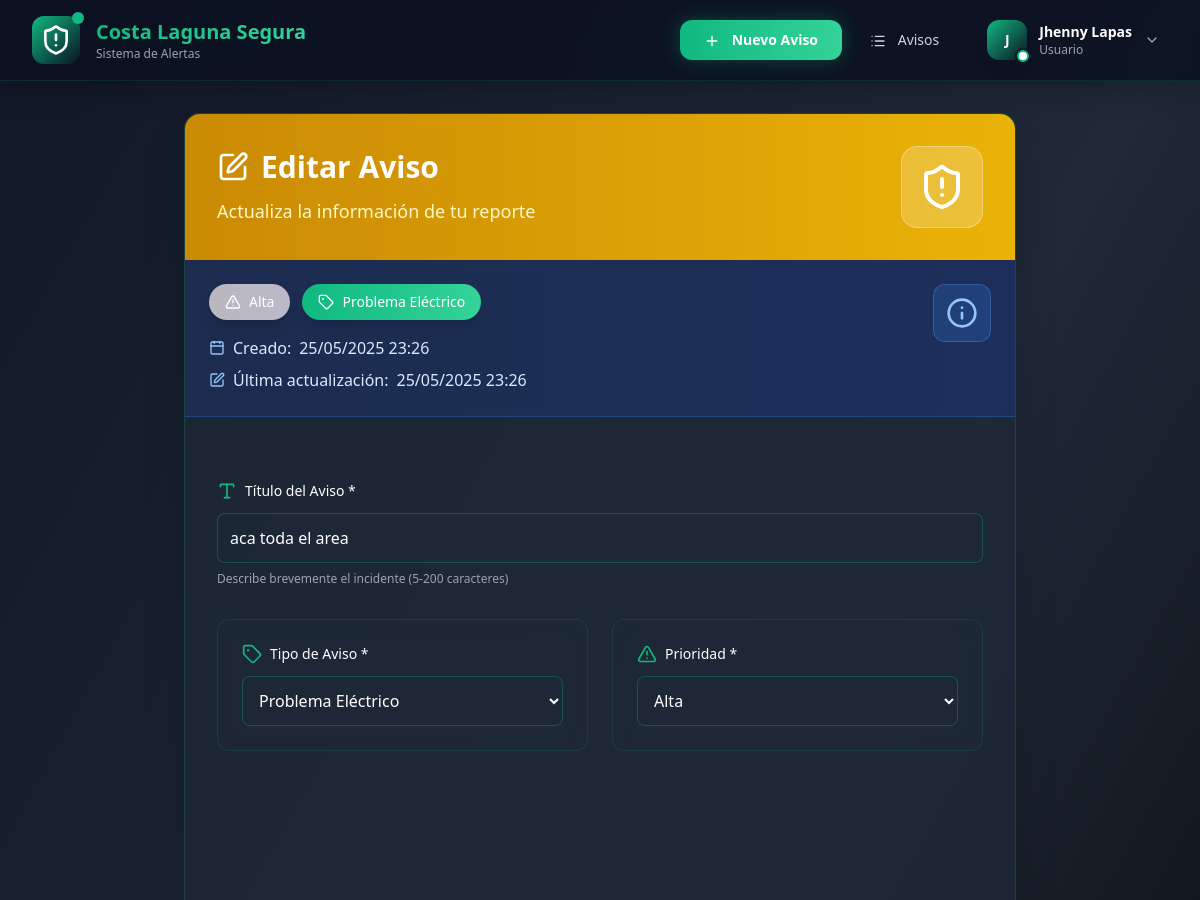
/aviso/3/editar/ (signed in, upper part), run on an earlier commit of the app's database.
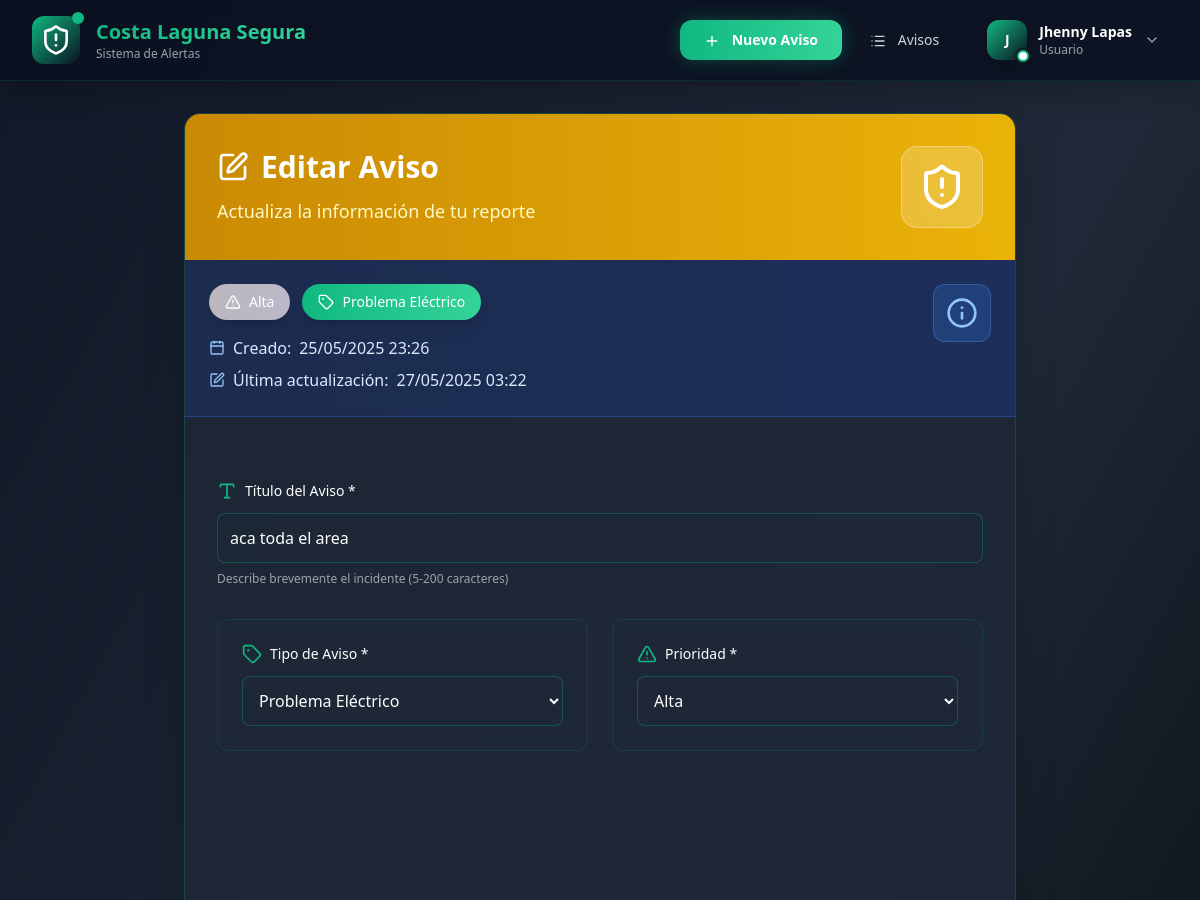
And on a later commit of the database.
### avisos/models.py (models this page shows, shortened)
class Aviso(models.Model):
    PRIORIDAD_CHOICES = [
        ('baja', 'Baja'),
        ('media', 'Media'),
        ('alta', 'Alta'),
        ('urgente', 'Urgente'),
    ]
    STATUS_CHOICES = [
        ('activo', 'Activo'),
        ('resuelto', 'Resuelto'),
        ('en_proceso', 'En Proceso'),
    ]
    titulo = models.CharField(
        max_length=200,
        validators=[MinLengthValidator(5, "El título debe tener al menos 5 caracteres")]
    )
    descripcion = models.TextField(
        validators=[MinLengthValidator(10, "La descripción debe tener al menos 10 caracteres")]
    )
    tipo = models.ForeignKey(
        TipoAviso,
        on_delete=models.CASCADE,
        related_name='avisos'
    )
    prioridad = models.CharField(max_length=10, choices=PRIORIDAD_CHOICES, default='media')
    status = models.CharField(max_length=15, choices=STATUS_CHOICES, default='activo')
    direccion = models.CharField(max_length=300)
    sector = models.CharField(
        max_length=100,
        help_text="Ej: Costa Laguna, Manzana A, Block 15"
    )
    telefono_regex = RegexValidator(
        regex=r'^(\+56|56)?9[0-9]{8}$',
        message="Formato válido: +56912345678 o 912345678 (celular chileno)"
    )
    telefono_contacto = models.CharField(
        validators=[telefono_regex],
        max_length=17,
        blank=True,
        help_text="Teléfono de contacto opcional"
    )
    usuario = models.ForeignKey(User, on_delete=models.CASCADE)
    fecha_creacion = models.DateTimeField(default=timezone.now)
    fecha_actualizacion = models.DateTimeField(auto_now=True)
    ip_creacion = models.GenericIPAddressField(null=True, blank=True)
    imagen = models.ImageField(upload_to='avisos/%Y/%m/', blank=True, null=True)
    es_anonimo = models.BooleanField(default=False)
    verificado_por_admin = models.BooleanField(default=False)
    activo = models.BooleanField(default=True)
    class Meta:
        ordering = ['-fecha_creacion']
        verbose_name = 'Aviso'
        verbose_name_plural = 'Avisos'
    def get_prioridad_bg_color(self):
        colors = {
            'baja': 'bg-green-100 text-green-800',
            'media': 'bg-yellow-100 text-yellow-800',
            'alta': 'bg-orange-100 text-orange-800',
            'urgente': 'bg-red-100 text-red-800'
        }
        return colors.get(self.prioridad, 'bg-gray-100 text-gray-800')
    def get_tipo_display(self):
        return self.tipo.get_nombre_display()

class TipoAviso(models.Model):
    TIPOS_CHOICES = [
        ('robo_casa', 'Robo a Casa'),
        ('robo_vehiculo', 'Robo de Vehículo'),
        ('asalto', 'Asalto'),
        ('vehiculo_sospechoso', 'Vehículo Sospechoso'),
        ('persona_sospechosa', 'Persona Sospechosa'),
        ('accidente', 'Accidente de Tránsito'),
        ('emergencia_medica', 'Emergencia Médica'),
        ('incendio', 'Incendio'),
        ('vandalismo', 'Vandalismo'),
        ('problema_electrico', 'Problema Eléctrico'),
        ('otros', 'Otros')
    ]
    ICONOS_MAP = {
        'robo_casa': 'home',
        'robo_vehiculo': 'car',
        'asalto': 'alert-triangle',
        'vehiculo_sospechoso': 'car',
        'persona_sospechosa': 'user-x',
        'accidente': 'zap',
        'emergencia_medica': 'heart',
        'incendio': 'flame',
        'vandalismo': 'hammer',
        'problema_electrico': 'zap',
        'otros': 'info'
    }
    COLORES_MAP = {
        'robo_casa': 'red',
        'robo_vehiculo': 'red',
        'asalto': 'red',
        'vehiculo_sospechoso': 'orange',
        'persona_sospechosa': 'orange',
        'accidente': 'yellow',
        'emergencia_medica': 'red',
        'incendio': 'red',
        'vandalismo': 'orange',
        'problema_electrico': 'yellow',
        'otros': 'gray'
    }
    nombre = models.CharField(max_length=50, choices=TIPOS_CHOICES, unique=True)
    descripcion = models.TextField(blank=True)
    activo = models.BooleanField(default=True)
    fecha_creacion = models.DateTimeField(auto_now_add=True)
    class Meta:
        verbose_name = 'Tipo de Aviso'
        verbose_name_plural = 'Tipos de Avisos'
        ordering = ['nombre']
    def get_display_name(self):
        return self.get_nombre_display()

### avisos/views.py (the view, shortened to what this page needs)
# urls.py: path('aviso/<int:pk>/editar/', views.AvisoUpdateView.as_view(), name='editar_aviso'),
@method_decorator([login_required, csrf_protect], name='dispatch')
class AvisoUpdateView(UserPassesTestMixin, UpdateView):
    model = Aviso
    form_class = AvisoForm
    template_name = 'editaravisos.html'
    def test_func(self):
        aviso = self.get_object()
        return self.request.user == aviso.usuario or self.request.user.is_staff

### templates/editaravisos.html (shortened to what the changed rows need)
<!DOCTYPE html>
<html lang="es">
<head>
    <script src="https://cdn.tailwindcss.com"></script>
</head>
<body class="bg-gradient-to-br from-costa-black via-costa-gray-dark to-black min-h-screen">
    <nav class="navbar-blur sticky top-0 z-50">
    <div class="max-w-7xl mx-auto px-4 sm:px-6 lg:px-8">
        <div class="flex justify-between items-center h-20">
            <div class="flex-shrink-0 flex items-center">
                <a href="{% url 'home' %}" class="flex items-center animate-fade-in group logo-glow">
                    <div class="hidden sm:block">
                        <h1 class="text-white text-xl font-bold text-gradient group-hover:scale-105 transition-transform">
                            Costa Laguna Segura
                        </h1>
                    </div>
                </a>
            </div>
        </div>
    </div>
</nav>
    <div class="max-w-4xl mx-auto px-4 sm:px-6 lg:px-8 py-8">
        <div class="glassmorphism rounded-2xl shadow-2xl overflow-hidden animate-fade-in">
            <div class="bg-gradient-to-r from-yellow-600 to-yellow-500 text-white p-8">
                <div class="flex items-center justify-between">
                    <div>
                        <h1 class="text-3xl font-bold mb-3 flex items-center">
                            <i data-lucide="edit" class="h-8 w-8 mr-3 animate-float"></i>
                            Editar Aviso
                        </h1>
                    </div>
                </div>
            </div>
            <div class="bg-gradient-to-r from-blue-900/30 to-blue-800/30 border-b border-blue-500/30 p-6 backdrop-blur-sm">
                <div class="flex items-start justify-between">
                    <div>
                        <div class="flex items-center space-x-3 mb-4">
                            <span class="inline-flex items-center px-4 py-2 rounded-full text-sm font-medium bg-gradient-to-r {{ object.get_prioridad_bg_color }} text-white shadow-lg">
                                <i data-lucide="alert-triangle" class="h-4 w-4 mr-2"></i>
                                {{ object.get_prioridad_display }}
                            </span>
                            <span class="inline-flex items-center px-4 py-2 rounded-full text-sm font-medium bg-gradient-to-r from-costa-green to-costa-green-light text-white shadow-lg">
                                <i data-lucide="tag" class="h-4 w-4 mr-2"></i>
                                {{ object.get_tipo_display }}
                            </span>
                        </div>
                        <div class="text-blue-100 space-y-2">
                            <p class="flex items-center">
                                <i data-lucide="calendar" class="h-4 w-4 mr-2 text-blue-300"></i>
                                <span class="font-medium">Creado:</span>
                                <span class="ml-2">{{ object.fecha_creacion|date:"d/m/Y H:i" }}</span>
                            </p>
                            {% if object.fecha_actualizacion != object.fecha_creacion %}
                            <p class="flex items-center">
                                <i data-lucide="edit" class="h-4 w-4 mr-2 text-blue-300"></i>
                                <span class="font-medium">Última actualización:</span>
                                <span class="ml-2">{{ object.fecha_actualizacion|date:"d/m/Y H:i" }}</span>
                            </p>
                            {% endif %}
                        </div>
                    </div>
                </div>
            </div>
            <form method="post" enctype="multipart/form-data" class="p-8 space-y-8" id="editar-aviso-form">
                <div class="animate-slide-up">
                    <label for="{{ form.titulo.id_for_label }}" class="block text-sm font-medium text-white mb-3 flex items-center">
                        <i data-lucide="type" class="h-5 w-5 mr-2 text-costa-green"></i>
                        Título del Aviso *
                    </label>
                    {{ form.titulo }}
                    <p class="mt-2 text-xs text-gray-400">Describe brevemente el incidente (5-200 caracteres)</p>
                </div>
                <div class="grid grid-cols-1 lg:grid-cols-2 gap-6 animate-slide-up" style="animation-delay: 0.1s;">
                    <div class="glassmorphism-light p-6 rounded-xl card-hover">
                        <label for="{{ form.tipo.id_for_label }}" class="block text-sm font-medium text-white mb-3 flex items-center">
                            <i data-lucide="tag" class="h-5 w-5 mr-2 text-costa-green"></i>
                            Tipo de Aviso *
                        </label>
                        {{ form.tipo }}
                    </div>
                    <div class="glassmorphism-light p-6 rounded-xl card-hover">
                        <label for="{{ form.prioridad.id_for_label }}" class="block text-sm font-medium text-white mb-3 flex items-center">
                            <i data-lucide="alert-triangle" class="h-5 w-5 mr-2 text-costa-green"></i>
                            Prioridad *
                        </label>
                        {{ form.prioridad }}
                    </div>
                </div>
            </form>
        </div>
    </div>
</body>
</html>

What changed in the data, as far as the page shows it:
changed Aviso "Alta": fecha_actualizacion "25/05/2025 23:26" → "27/05/2025 03:22"
